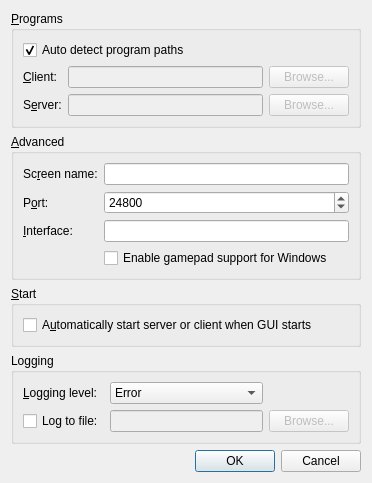
<?xml version="1.0" encoding="UTF-8"?>
<ui version="4.0">
 <class>SettingsDialogBase</class>
 <widget class="QDialog" name="SettingsDialogBase">
  <property name="geometry">
   <rect>
    <x>0</x>
    <y>0</y>
    <width>372</width>
    <height>435</height>
   </rect>
  </property>
  <property name="windowTitle">
   <string>Settings</string>
  </property>
  <layout class="QGridLayout">
   <item row="1" column="0" colspan="2">
    <widget class="QGroupBox" name="m_pGroupAdvanced">
     <property name="title">
      <string>&amp;Advanced</string>
     </property>
     <layout class="QGridLayout">
      <item row="0" column="0">
       <widget class="QLabel" name="m_pLabel_19">
        <property name="text">
         <string>Sc&amp;reen name:</string>
        </property>
        <property name="buddy">
         <cstring>m_pLineEditScreenName</cstring>
        </property>
       </widget>
      </item>
      <item row="0" column="1">
       <widget class="QLineEdit" name="m_pLineEditScreenName">
        <property name="enabled">
         <bool>true</bool>
        </property>
       </widget>
      </item>
      <item row="1" column="0">
       <widget class="QLabel" name="m_pLabel_20">
        <property name="text">
         <string>P&amp;ort:</string>
        </property>
        <property name="buddy">
         <cstring>m_pSpinBoxPort</cstring>
        </property>
       </widget>
      </item>
      <item row="1" column="1">
       <widget class="QSpinBox" name="m_pSpinBoxPort">
        <property name="enabled">
         <bool>true</bool>
        </property>
        <property name="maximum">
         <number>65535</number>
        </property>
        <property name="value">
         <number>24800</number>
        </property>
       </widget>
      </item>
      <item row="2" column="0">
       <widget class="QLabel" name="m_pLabel_21">
        <property name="text">
         <string>&amp;Interface:</string>
        </property>
        <property name="buddy">
         <cstring>m_pLineEditInterface</cstring>
        </property>
       </widget>
      </item>
      <item row="2" column="1">
       <widget class="QLineEdit" name="m_pLineEditInterface">
        <property name="enabled">
         <bool>true</bool>
        </property>
       </widget>
      </item>
      <item row="3" column="1">
       <widget class="QCheckBox" name="m_pCheckBoxGameDevice">
        <property name="text">
         <string>Enable gamepad support for Windows</string>
        </property>
       </widget>
      </item>
     </layout>
    </widget>
   </item>
   <item row="2" column="0" colspan="2">
    <widget class="QGroupBox" name="m_pGroupStart">
     <property name="title">
      <string>&amp;Start</string>
     </property>
     <layout class="QVBoxLayout">
      <item>
       <widget class="QCheckBox" name="m_pCheckBoxAutoConnect">
        <property name="text">
         <string>A&amp;utomatically start server or client when GUI starts</string>
        </property>
       </widget>
      </item>
     </layout>
    </widget>
   </item>
   <item row="4" column="0" colspan="2">
    <widget class="QDialogButtonBox" name="buttonBox">
     <property name="orientation">
      <enum>Qt::Horizontal</enum>
     </property>
     <property name="standardButtons">
      <set>QDialogButtonBox::Cancel|QDialogButtonBox::Ok</set>
     </property>
    </widget>
   </item>
   <item row="0" column="0" colspan="2">
    <widget class="QGroupBox" name="m_pGroupPrograms">
     <property name="title">
      <string>&amp;Programs</string>
     </property>
     <layout class="QGridLayout">
      <item row="0" column="0" rowspan="2" colspan="3">
       <layout class="QVBoxLayout" name="m_pVerticalLayout_2">
        <item>
         <widget class="QCheckBox" name="m_pCheckBoxAutoDetectPaths">
          <property name="text">
           <string>Auto detect program paths</string>
          </property>
          <property name="checked">
           <bool>true</bool>
          </property>
         </widget>
        </item>
       </layout>
      </item>
      <item row="3" column="0">
       <widget class="QLabel" name="m_pLabel_17">
        <property name="whatsThis">
         <string>This is the synergy client program, usually called synergyc or synergyc.exe.</string>
        </property>
        <property name="text">
         <string>&amp;Client:</string>
        </property>
        <property name="buddy">
         <cstring>m_pLineEditSynergyc</cstring>
        </property>
       </widget>
      </item>
      <item row="3" column="1">
       <widget class="QLineEdit" name="m_pLineEditSynergyc">
        <property name="enabled">
         <bool>false</bool>
        </property>
       </widget>
      </item>
      <item row="3" column="2">
       <widget class="QPushButton" name="m_pButtonBrowseSynergyc">
        <property name="enabled">
         <bool>false</bool>
        </property>
        <property name="text">
         <string>Browse...</string>
        </property>
       </widget>
      </item>
      <item row="4" column="0">
       <widget class="QLabel" name="m_pLabel_18">
        <property name="toolTip">
         <string/>
        </property>
        <property name="whatsThis">
         <string>This is the synergy server program, usually called synergys or synergys.exe.</string>
        </property>
        <property name="text">
         <string>S&amp;erver:</string>
        </property>
        <property name="buddy">
         <cstring>m_pLineEditSynergys</cstring>
        </property>
       </widget>
      </item>
      <item row="4" column="1">
       <widget class="QLineEdit" name="m_pLineEditSynergys">
        <property name="enabled">
         <bool>false</bool>
        </property>
       </widget>
      </item>
      <item row="4" column="2">
       <widget class="QPushButton" name="m_pButtonBrowseSynergys">
        <property name="enabled">
         <bool>false</bool>
        </property>
        <property name="text">
         <string>Browse...</string>
        </property>
       </widget>
      </item>
     </layout>
    </widget>
   </item>
   <item row="3" column="0" colspan="2">
    <widget class="QGroupBox" name="m_pGroupLog">
     <property name="title">
      <string>Logging</string>
     </property>
     <layout class="QGridLayout" name="gridLayout">
      <item row="0" column="0">
       <widget class="QLabel" name="m_pLabel_3">
        <property name="text">
         <string>&amp;Logging level:</string>
        </property>
        <property name="buddy">
         <cstring>m_pComboLogLevel</cstring>
        </property>
       </widget>
      </item>
      <item row="1" column="0">
       <widget class="QCheckBox" name="m_pCheckBoxLogToFile">
        <property name="text">
         <string>Log to file:</string>
        </property>
       </widget>
      </item>
      <item row="1" column="1">
       <widget class="QLineEdit" name="m_pLineEditLogFilename">
        <property name="enabled">
         <bool>false</bool>
        </property>
       </widget>
      </item>
      <item row="1" column="2">
       <widget class="QPushButton" name="m_pButtonBrowseLog">
        <property name="enabled">
         <bool>false</bool>
        </property>
        <property name="text">
         <string>Browse...</string>
        </property>
       </widget>
      </item>
      <item row="0" column="1">
       <widget class="QComboBox" name="m_pComboLogLevel">
        <item>
         <property name="text">
          <string>Error</string>
         </property>
        </item>
        <item>
         <property name="text">
          <string>Warning</string>
         </property>
        </item>
        <item>
         <property name="text">
          <string>Note</string>
         </property>
        </item>
        <item>
         <property name="text">
          <string>Info</string>
         </property>
        </item>
        <item>
         <property name="text">
          <string>Debug</string>
         </property>
        </item>
        <item>
         <property name="text">
          <string>Debug1</string>
         </property>
        </item>
        <item>
         <property name="text">
          <string>Debug2</string>
         </property>
        </item>
       </widget>
      </item>
     </layout>
    </widget>
   </item>
  </layout>
 </widget>
 <tabstops>
  <tabstop>m_pCheckBoxAutoDetectPaths</tabstop>
  <tabstop>m_pLineEditSynergyc</tabstop>
  <tabstop>m_pButtonBrowseSynergyc</tabstop>
  <tabstop>m_pLineEditSynergys</tabstop>
  <tabstop>m_pButtonBrowseSynergys</tabstop>
  <tabstop>m_pLineEditScreenName</tabstop>
  <tabstop>m_pSpinBoxPort</tabstop>
  <tabstop>m_pLineEditInterface</tabstop>
  <tabstop>m_pCheckBoxAutoConnect</tabstop>
  <tabstop>m_pComboLogLevel</tabstop>
  <tabstop>m_pCheckBoxLogToFile</tabstop>
  <tabstop>m_pLineEditLogFilename</tabstop>
  <tabstop>m_pButtonBrowseLog</tabstop>
  <tabstop>buttonBox</tabstop>
 </tabstops>
 <resources/>
 <connections>
  <connection>
   <sender>buttonBox</sender>
   <signal>accepted()</signal>
   <receiver>SettingsDialogBase</receiver>
   <slot>accept()</slot>
   <hints>
    <hint type="sourcelabel">
     <x>266</x>
     <y>340</y>
    </hint>
    <hint type="destinationlabel">
     <x>157</x>
     <y>274</y>
    </hint>
   </hints>
  </connection>
  <connection>
   <sender>buttonBox</sender>
   <signal>rejected()</signal>
   <receiver>SettingsDialogBase</receiver>
   <slot>reject()</slot>
   <hints>
    <hint type="sourcelabel">
     <x>334</x>
     <y>340</y>
    </hint>
    <hint type="destinationlabel">
     <x>286</x>
     <y>274</y>
    </hint>
   </hints>
  </connection>
 </connections>
</ui>
